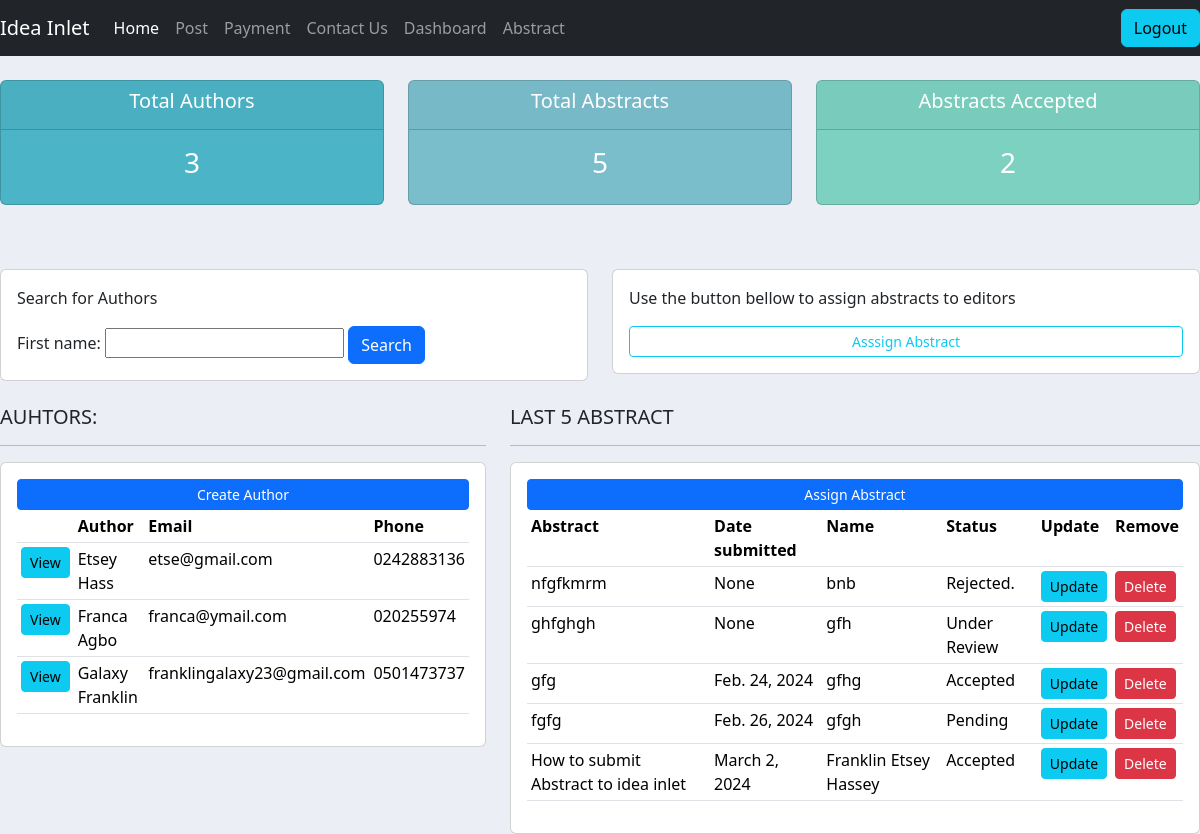
The app's page /reviewer/ (signed in) with its own data.
### abstract/models.py (models this page shows, shortened)
class Author(models.Model):
    TITLE = (
        ("Mr.", "Mr."),
        ("Mrs", "Mrs."),
        ("Dr.", "Dr."),
        ("Prof.", "Prof."),
    )
    GENDER = (
       ("Male", "Male"),
        ("Female", "Female"),
        ("Other", "Other"),
    )
    user = models.OneToOneField(User, null=True, on_delete=models.CASCADE)
    title = models.CharField(max_length=50, choices=TITLE)
    first_name = models.CharField(max_length=200, null=True)
    last_name = models.CharField(max_length=200, null=True)
    gender = models.CharField(max_length=50, choices=GENDER)
    phone = models.CharField(max_length=200, null=True)
    email = models.EmailField(max_length=200, null=True)
    profession = models.CharField(max_length=200, null=True)
    organization = models.CharField(max_length=200, null=True)
    address = models.CharField(max_length=300, null=True)
    bio = models.TextField(max_length=600, null=True, blank=True)
    date_created = models.DateTimeField(auto_now_add=True, null=True)

class Abstract(models.Model):
    STATUS = (
        ("Pending", "Pending"),
        ("Under Review", "Under Review"),
        ("Accepted", "Accepted"),
        ("Rejected.", "Rejected"),
    )
    title = models.CharField(max_length=200, null=True)
    abstract_body = models.TextField(max_length=600, null=True)
    keywords = models.CharField(max_length=300, null=True)
    author_name = models.CharField(max_length=200, null=True)
    author_email = models.EmailField(max_length=200, null=True)
    author_affiliation = models.CharField(max_length=200, null=True)
    presenter_name = models.CharField(max_length=200, null=True)
    presenter_email = models.EmailField(max_length=200, null=True)
    date_created = models.DateField(auto_now_add=True, null=True)
    date_updated = models.DateField(auto_now=True, null=True)
    upload = models.FileField(upload_to="uploads/%Y/%m/%d/", blank=True)
    status = models.CharField(max_length=50, choices=STATUS, default='Pending', blank=True)
    topics = models.ManyToManyField(Topic)
    presentation_preference = models.ManyToManyField(Presentation_type)
    event = models.ForeignKey(Event, null=True, on_delete=models.SET_NULL)
    author = models.ForeignKey(Author, null=True, on_delete=models.SET_NULL, blank=True)
    editors = models.ManyToManyField(Group, related_name='assigned_abstracts', blank=True)

### abstract/decorators.py (the view)
        def wrapper_func(request, *args, **kwargs):
            group = None
            if request.user.groups.exists():
                group = request.user.groups.all()[0].name
            if group in allowed_roles:
                return  view_func(request, *args, **kwargs)
            else:
                return render(request, 'abstract/authorize.html')

### abstract/views.py (called while the page is built)
@login_required(login_url='login')
@allowed_users(allowed_roles=['reviewer'])
def reviewer(request):
    authors = Author.objects.all()
    abstracts = Abstract.objects.all()
    total_author = authors.count()
    total_abstract = abstracts.count()
    accepted = abstracts.filter(status='Accepted').count
    myfilter = AuthorFilter(request.GET, queryset=authors)
    authors = myfilter.qs
    absfilter = AbstractFilter(request.GET, queryset=abstracts)
    abstracts = absfilter.qs
    context = {'authors': authors, 'abstracts': abstracts,
               'total_author':total_author, 'total_abstract':total_abstract,
               'accepted': accepted, 'myfilter': myfilter, 'absfilter': absfilter}
    return render(request, 'abstract/reviewer.html', context)

### abstract/templates/abstract/reviewer.html
{%  extends 'abstract/main.html' %}
{% block content %}
{%  include 'abstract/status.html' %}
<br>
<br>
<div class="row">
    <div class="col">
        <div class="card card-body">
            <form method="get">
				<p> Search for Authors </p>
				{{myfilter.form}}
            <button class="btn btn-primary" type="submit">Search</button>
          </form>
        </div>
    </div>
	<div class="col">
        <div class="card card-body">
			<p> Use the button bellow to assign abstracts to editors</p>
				<a class="btn btn-outline-info  btn-sm btn-block" href="{% url 'assign_abstract' %}">Asssign Abstract</a>
        </div>
    </div>
</div>
<br>
<div class="row">
	<div class="col-md-5">
		<h5>AUHTORS:</h5>
		<hr>
		<div class="card card-body">
			<a class="btn btn-primary  btn-sm btn-block" href="">Create Author</a>
			<table class="table table-sm">
				<tr>
					<th></th>
					<th>Author</th>
					<th>Email</th>
					<th>Phone</th>
				</tr>
				{% for author in authors %}
                <tr>
					<td><a class="btn btn-sm btn-info" href="{% url 'author' author.id %}">View</a></td>
                    <td>{{ author.first_name }} {{ author.last_name }}</td>
                    <td>{{ author.email }}</td>
					<td>{{ author.phone }}</td>
                </tr>
                {% endfor %}
			</table>
		</div>
	</div>
	<div class="col-md-7">
		<h5>LAST 5 ABSTRACT</h5>
		<hr>
		<div class="card card-body">
			<a class="btn btn-primary  btn-sm btn-block" href="{% url 'assign_abstract' %}">Assign Abstract</a>
			<table class="table table-sm">
				<tr>
					<th>Abstract</th>
					<th>Date submitted</th>
					<th>Name</th>
					<th>Status</th>
					<th>Update</th>
					<th>Remove</th>
				</tr>
				{% for abstract in abstracts %}
                <tr>
                    <td>{{ abstract.title }} </td>
                    <td>{{ abstract.date_created }}</td>
					<td>{{ abstract.author_name }}</td>
					<td>{{ abstract.status }}</td>
					<td><a class= "btn btn-sm btn-info" href="{% url 'update_abstract' abstract.id %}"> Update </a></td>
					<td><a class= "btn btn-sm btn-danger" href="{% url 'delete_abstract' abstract.id %}"> Delete </a></td>
                </tr>
                {% endfor %}
			</table>
		</div>
	</div>
</div>
{% endblock %}

### abstract/static/css/main.css (style rules this page uses)
body { background-color: #ebeff5; }

### records on screen
Author: first_name "Etsey", last_name "Hass", email "etse@gmail.com", phone "0242883136"
Author: first_name "Franca", last_name "Agbo", email "franca@ymail.com", phone "020255974"
Author: first_name "Galaxy", last_name "Franklin", email "franklingalaxy23@gmail.com", phone "0501473737"
Abstract: title "nfgfkmrm", date_created "None", author_name "bnb", status "Rejected."
Abstract: title "ghfghgh", date_created "None", author_name "gfh", status "Under Review"
Abstract: title "gfg", date_created "Feb. 24, 2024", author_name "gfhg", status "Accepted"
Abstract: title "fgfg", date_created "Feb. 26, 2024", author_name "gfgh", status "Pending"
Abstract: title "How to submit Abstract to idea inlet", date_created "March 2, 2024", author_name "Franklin Etsey Hassey", status "Accepted"

### other values on screen
{{ total_author }} "3"
{{ total_abstract }} "5"
{{ accepted }} "2"
